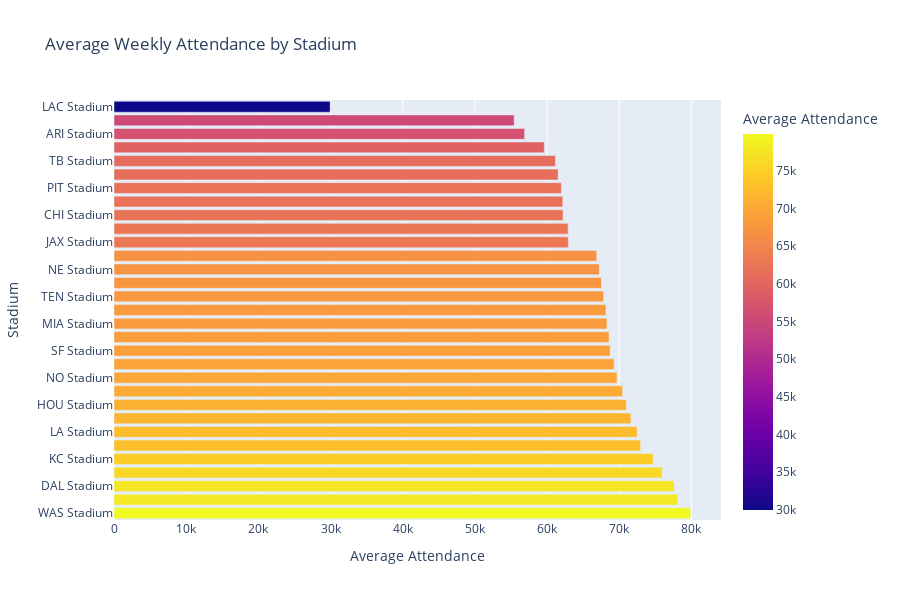

This figure's notebook cell:
### Code cell
# Load your dataset
import plotly.express as px
# Calculate average attendance for each stadium
average_attendance = result.groupby('stadium_name')['weekly_attendance'].mean().reset_index()

# Sort the data by average attendance to make the chart more readable
average_attendance = average_attendance.sort_values(by='weekly_attendance', ascending=False)

# Create the bar chart using Plotly Express
fig = px.bar(average_attendance, y='stadium_name', x='weekly_attendance', 
             title='Average Weekly Attendance by Stadium',
             labels={'weekly_attendance': 'Average Attendance', 'stadium_name': 'Stadium'},
             color='weekly_attendance',  # Color bars by attendance, creating a gradient effect
             height=600)  # Adjust the height of the figure to fit all bars

# Show the plot
fig.show()

### Figure 1 — Plotly figure (JSON) as saved in the notebook; plotly's stock layout.template omitted (floating-point values rounded to 4 significant figures)
{"data": [{"alignmentgroup": "True", "hovertemplate": "Average Attendance=%{marker.color}<br>Stadium=%{y}<extra></extra>", "legendgroup": "", "marker": {"color": [79900.0, 78100.0, 77610.0, 75950.0, 74700.0, 72970.0, 72490.0, 71620.0, 71000.0, 70480.0, 69700.0, 69310.0, 68740.0, 68590.0, 68310.0, 68160.0, 67830.0, 67540.0, 67260.0, 66890.0, 62960.0, 62930.0, 62220.0, 62190.0, 61990.0, 61540.0, 61170.0, 59620.0, 56890.0, 55450.0, 29950.0], "coloraxis": "coloraxis", "pattern": {"shape": ""}}, "name": "", "offsetgroup": "", "orientation": "h", "showlegend": false, "textposition": "auto", "type": "bar", "x": [79900.0, 78100.0, 77610.0, 75950.0, 74700.0, 72970.0, 72490.0, 71620.0, 71000.0, 70480.0, 69700.0, 69310.0, 68740.0, 68590.0, 68310.0, 68160.0, 67830.0, 67540.0, 67260.0, 66890.0, 62960.0, 62930.0, 62220.0, 62190.0, 61990.0, 61540.0, 61170.0, 59620.0, 56890.0, 55450.0, 29950.0], "xaxis": "x", "y": ["WAS Stadium", "NYG/NYJ Stadium", "DAL Stadium", "DEN Stadium", "KC Stadium", "CAR Stadium", "LA Stadium", "GB Stadium", "HOU Stadium", "BAL Stadium", "NO Stadium", "CLE Stadium", "SF Stadium", "PHI Stadium", "MIA Stadium", "ATL Stadium", "TEN Stadium", "BUF Stadium", "NE Stadium", "SEA Stadium", "JAX Stadium", "MIN Stadium", "CHI Stadium", "DET Stadium", "PIT Stadium", "IND Stadium", "TB Stadium", "CIN Stadium", "ARI Stadium", "OAK Stadium", "LAC Stadium"], "yaxis": "y"}], "layout": {"barmode": "relative", "coloraxis": {"colorbar": {"title": {"text": "Average Attendance"}}, "colorscale": [[0, "#0d0887"], [0.1111, "#46039f"], [0.2222, "#7201a8"], [0.3333, "#9c179e"], [0.4444, "#bd3786"], [0.5556, "#d8576b"], [0.6667, "#ed7953"], [0.7778, "#fb9f3a"], [0.8889, "#fdca26"], [1, "#f0f921"]]}, "height": 600, "legend": {"tracegroupgap": 0}, "title": {"text": "Average Weekly Attendance by Stadium"}, "xaxis": {"anchor": "y", "domain": [0, 1], "title": {"text": "Average Attendance"}}, "yaxis": {"anchor": "x", "domain": [0, 1], "title": {"text": "Stadium"}}}}
